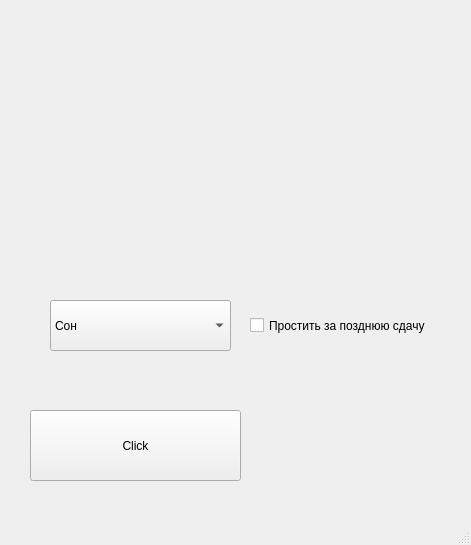
<?xml version="1.0" encoding="UTF-8"?>
<ui version="4.0">
 <class>MainWindow</class>
 <widget class="QMainWindow" name="MainWindow">
  <property name="geometry">
   <rect>
    <x>0</x>
    <y>0</y>
    <width>471</width>
    <height>545</height>
   </rect>
  </property>
  <property name="windowTitle">
   <string>MainWindow</string>
  </property>
  <property name="styleSheet">
   <string notr="true">url (:/images/style.qss)</string>
  </property>
  <widget class="QWidget" name="centralwidget">
   <widget class="QLabel" name="label">
    <property name="geometry">
     <rect>
      <x>40</x>
      <y>10</y>
      <width>421</width>
      <height>221</height>
     </rect>
    </property>
    <property name="minimumSize">
     <size>
      <width>421</width>
      <height>0</height>
     </size>
    </property>
    <property name="text">
     <string/>
    </property>
    <property name="pixmap">
     <pixmap resource="resources.qrc">:/images/images/logo.jpeg</pixmap>
    </property>
   </widget>
   <widget class="QPushButton" name="pushButton">
    <property name="geometry">
     <rect>
      <x>30</x>
      <y>410</y>
      <width>211</width>
      <height>71</height>
     </rect>
    </property>
    <property name="styleSheet">
     <string notr="true"/>
    </property>
    <property name="text">
     <string>Click</string>
    </property>
   </widget>
   <widget class="QComboBox" name="comboBox">
    <property name="geometry">
     <rect>
      <x>50</x>
      <y>300</y>
      <width>181</width>
      <height>51</height>
     </rect>
    </property>
    <item>
     <property name="text">
      <string>Сон</string>
     </property>
    </item>
    <item>
     <property name="text">
      <string>Это</string>
     </property>
    </item>
    <item>
     <property name="text">
      <string>Важно</string>
     </property>
    </item>
   </widget>
   <widget class="QCheckBox" name="checkBox">
    <property name="geometry">
     <rect>
      <x>250</x>
      <y>310</y>
      <width>211</width>
      <height>31</height>
     </rect>
    </property>
    <property name="text">
     <string>Простить за позднюю сдачу</string>
    </property>
   </widget>
  </widget>
  <widget class="QMenuBar" name="menubar">
   <property name="geometry">
    <rect>
     <x>0</x>
     <y>0</y>
     <width>471</width>
     <height>21</height>
    </rect>
   </property>
  </widget>
  <widget class="QStatusBar" name="statusbar"/>
 </widget>
 <resources>
  <include location="resources.qrc"/>
 </resources>
 <connections/>
</ui>
